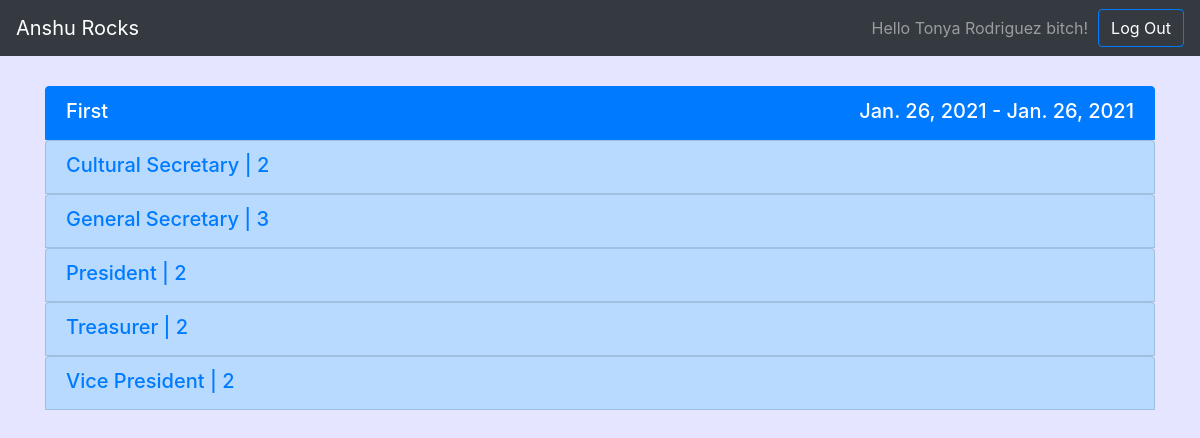
Screenshot of /student_dashboard/1/ (signed in) with the database file from the repository.
### college_election/models.py (models this page shows, shortened)
class Account(AbstractBaseUser):
    user_id = models.CharField(verbose_name="user_id", unique=True, primary_key=True, max_length=10)
    name = models.CharField(max_length=30)
    image_url = models.CharField(blank=True, null=True, max_length=1000)
    last_login = models.DateTimeField(verbose_name='last login', auto_now=True)
    is_active = models.BooleanField(default=True)
    is_superuser = models.BooleanField(default=False)
    USERNAME_FIELD = 'user_id'
    REQUIRED_FIELDS = ['is_student', 'is_staff']
    objects = MyAccountManager()

class Election(models.Model):
    election_id = models.IntegerField(primary_key=True)
    title = models.CharField(max_length=255, unique=True)
    voting_start = models.DateField()
    voting_end = models.DateField()
    created_at = models.DateTimeField(auto_now_add=True)
    @property
    def status(cls):
        IST = pytz.timezone('Asia/Kolkata')
        now = datetime.now(tz=IST)
        voting_start = datetime.combine(cls.voting_start, datetime.min.time()).astimezone(IST) + timedelta(
            hours=-5, minutes=-30)
        voting_end = datetime.combine(cls.voting_end, datetime.min.time()).astimezone(IST) + timedelta(hours=-5,
                                                                                                            minutes=-30)
        if now >= cls.created_at and now < voting_start:
            return 'Registration Open'
        elif now >= voting_start and now < voting_end:
            return 'Voting Live'
        else:
            return 'Archived'
    class Meta:
        db_table = 'election'

class Position(models.Model):
    election = models.ForeignKey(Election, on_delete=models.CASCADE)
    title = models.CharField(max_length=255)
    class Meta:
        db_table = 'position'
        unique_together = (('election', 'title'),)

### college_election/views.py (the view)
# urls.py: path('student_dashboard/<int:election_id>/', views.student_election_dashboard, name='student_election_dashboard'),
def student_election_dashboard(request, election_id):
    if request.user and request.user.is_authenticated and Student.objects.filter(user=request.user):
        election = Election.objects.get(election_id=election_id)
        positions = election.position_set.all()
        pos_candi_map = {}
        for pos in positions:
            pos_candi_map[pos] = {x: {} for x in Candidate.objects.filter(position=pos, status='Approved').all()}
        result_map = results(election)
        for pos, candis in result_map.items():
            for candi, candi_res in candis.items():
                pos_candi_map[pos][candi] = candi_res
        return render(request, 'college_election/student_election_dashboard.html',
                      context={'election': election, 'posCandiMap': pos_candi_map})
    else:
        messages.error(request, 'You Are Not Authorized To Access That Page')
        return redirect('index')

### templates/college_election/student_election_dashboard.html (shortened to what this page needs)
{% extends 'college_election/base.html' %}
{% block content %}
    <div class="list-group" style="margin: 30px auto;">
        <div href="#" class="list-group-item list-group-item-action active">
            <div class="d-flex w-100 justify-content-between">
                <h5 class="mb-1" style="display: flex;width: 100%;justify-content: space-between;align-items: center;">
                    {{ election.title }}
                    <h7>{{ election.voting_start }} - {{ election.voting_end }}</h7>
                </h5>
            </div>
        </div>
        {% for position, candidates in posCandiMap.items %}
            <div class="list-group">
                <div href="#" class="list-group-item list-group-item-primary">
                    <div class="d-flex w-100 justify-content-between">
                        <h5 class="mb-1"
                            style="display: flex;width: 100%;justify-content: space-between;align-items: center;">
                            <a href="#{{ position.title|cut:" " }}"
                               data-toggle="collapse"
                            >
                                {{ position.title }} | {{ candidates|length }}
                            </a>
                    </div>
                </div>
            </div>
        {% endfor %}
    </div>
{% endblock %}

### templates/college_election/base.html (shortened to what this page needs)
<!doctype html>
<html lang="en">
<head>
    <link rel="stylesheet" href="https://cdn.jsdelivr.net/npm/bootstrap@4.5.3/dist/css/bootstrap.min.css"
>
</head>
<body style="height: 100%;background-color: #c5c5ff6e;">
<nav class="navbar navbar-expand-lg navbar-dark bg-dark">
    <a class="navbar-brand" href="{% url 'index' %}"">Anshu Rocks</a>
    <div class="collapse navbar-collapse" id="navbarSupportedContent">
        {% if request.user.is_authenticated %}
            <span class="navbar-text" style="margin-right: 10px;">
            Hello {{ request.user.name }} bitch!
          </span>
            <a class="btn btn-primary bg-dark" href="{% url 'logout' %}">Log Out</a>
        {% else %}
            <a class="btn btn-primary">Login</a>
        {% endif %}
    </div>
</nav>
<div class="container">
    {% block content %}{% endblock content %}
</div>
</body>
</html>

### rows the page displays
Account: user.name "Tonya Rodriguez"
Election: title "First", voting_start "Jan. 26, 2021", voting_end "Jan. 26, 2021"
Position: title "Cultural Secretary", candidates "2"
Position: title "General Secretary", candidates "3"
Position: title "President", candidates "2"
Position: title "Treasurer", candidates "2"
Position: title "Vice President", candidates "2"
